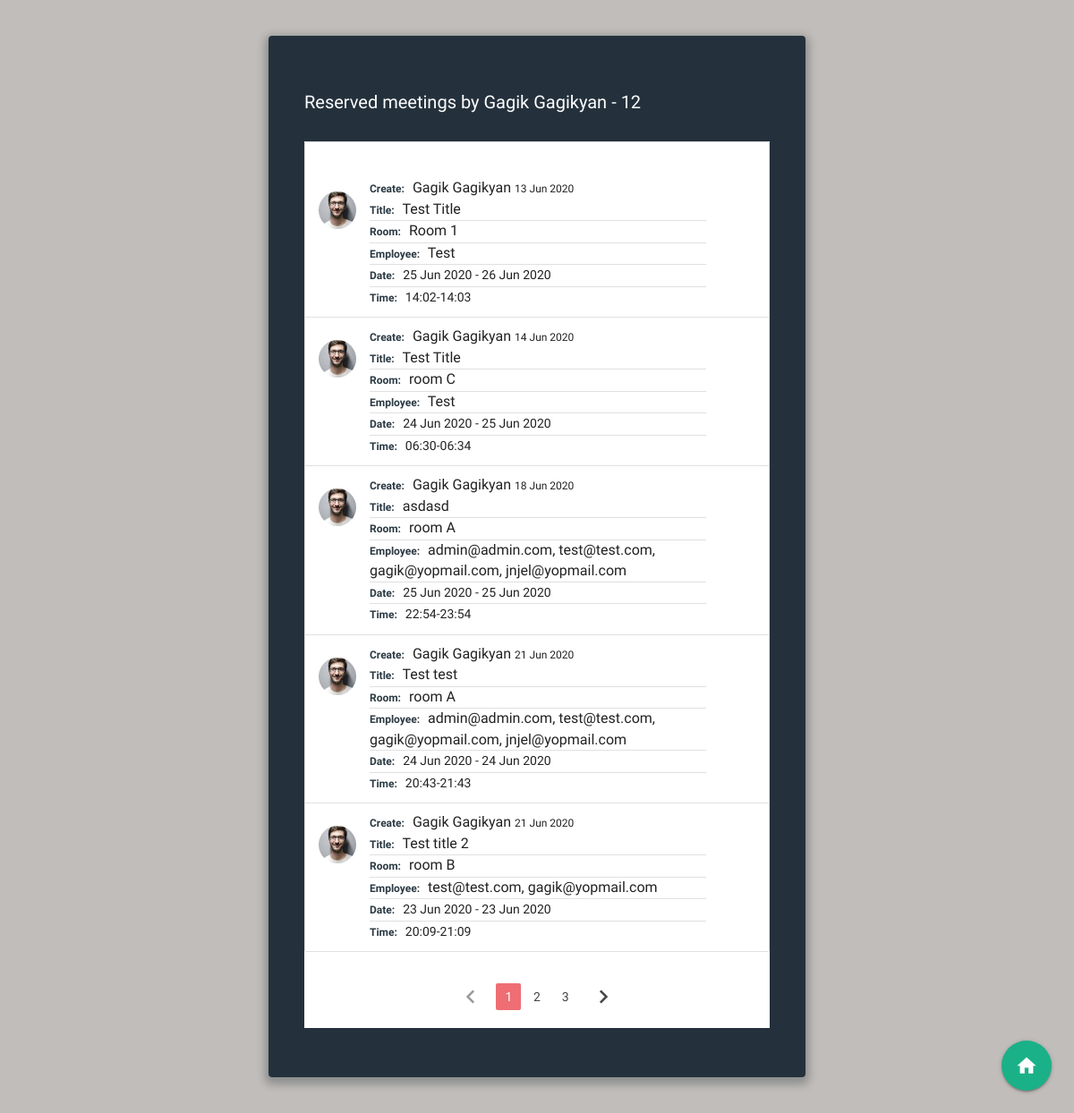
The page /user/3 on the database as committed earlier.
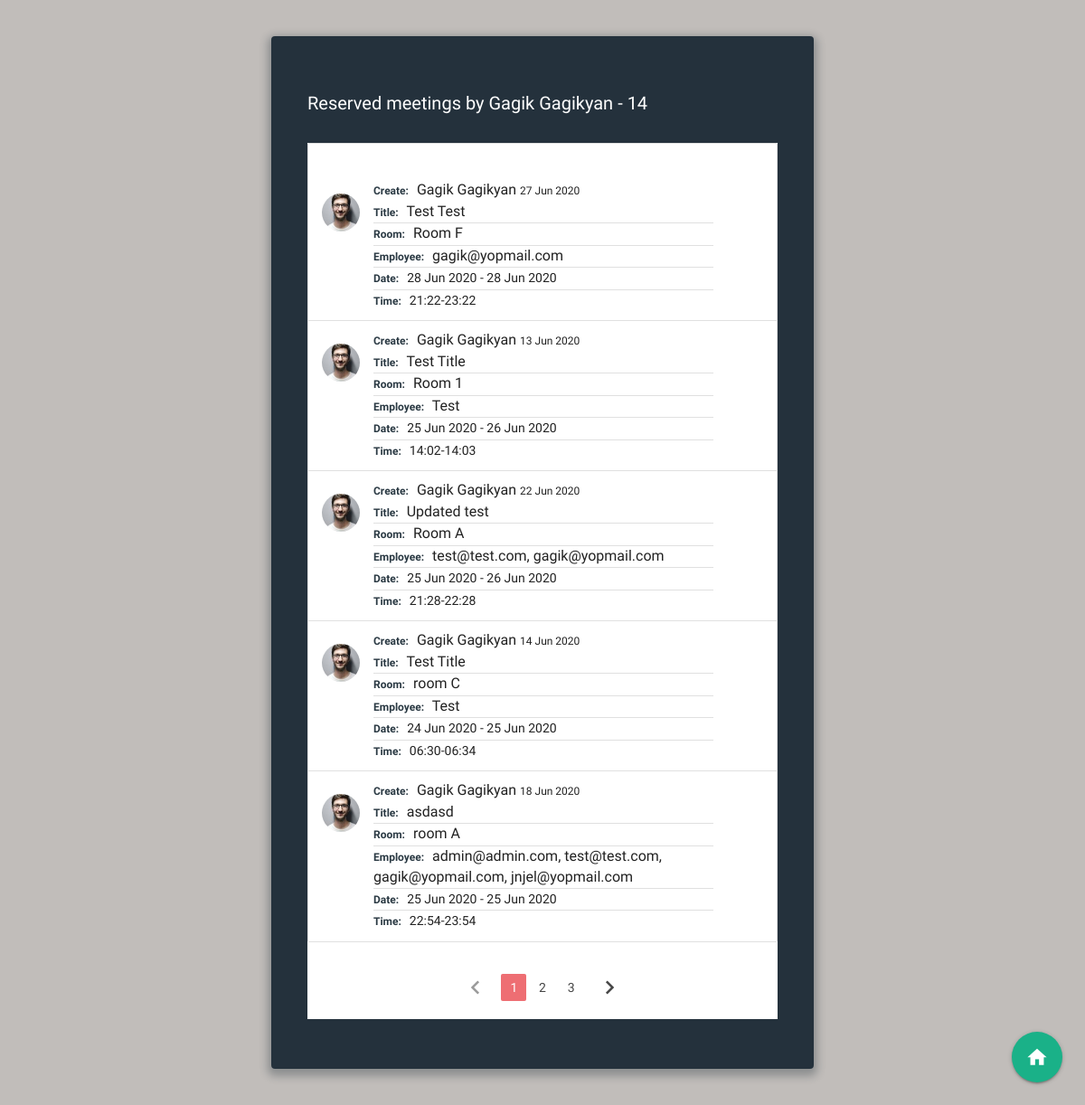
The same page on the database as committed later.
### meeting_app/models.py (models this page shows, shortened)
class Meeting(db.Model):
  id = db.Column(db.Integer, primary_key=True)
  meeting_title = db.Column(db.String(100), nullable=False)
  room = db.Column(db.String(100), nullable=False)
  employee = db.Column(db.Text, nullable=False)
  start_date = db.Column(db.Date, nullable=False)
  end_date = db.Column(db.Date)
  start_time = db.Column(db.Time, nullable=False)
  end_time = db.Column(db.Time, nullable=False)
  created_date = db.Column(db.DateTime, nullable=False, default=datetime.utcnow)
  user_id = db.Column(db.Integer, db.ForeignKey('user.id'), nullable=False)

class User(db.Model, UserMixin):
  id = db.Column(db.Integer, primary_key=True)
  fname = db.Column(db.String(60), nullable=False)
  lname = db.Column(db.String(60), nullable=False)
  email = db.Column(db.String(120), unique=True, nullable=False)
  image_file = db.Column(db.String(20), nullable=False, default='avatar.png')
  usertype = db.Column(db.String(20), nullable=False, default="user")
  password = db.Column(db.String(60), nullable=False)
  created_meetings = db.relationship('Meeting', backref='author', lazy=True)

### meeting_app/users/routes.py (the view)
@users.route('/user/<int:id>')
def user_reserves(id):
  page = request.args.get('page', type=int)
  user=User.query.filter_by(id=id).first_or_404()
  current_date = datetime(datetime.today().year, datetime.today().month, datetime.today().day)
  date_now = current_date - timedelta(days = 1)
  meetings = Meeting.query.filter_by(author=user).order_by(Meeting.end_date.desc())\
                    .paginate(page=page,per_page=5)
  return render_template('user_reserves.html', meetings=meetings, user=user, current_date=current_date)

### meeting_app/templates/user_reserves.html (shortened to what this page needs)
{%extends "layout.html"%}
{% block content %}
<div class="wrap">
<section class="user-reserves-section">
    <h4>Reserved meetings by  {{user.fname}} {{user.lname}} - {{meetings.total}}</h4>
<div id="shedule">
 <ul class="collection">
  {% if meetings.items != [] %}
    {% for meeting in meetings.items %}
    <li class="collection-item avatar">
      <div class="img-wrapper circle">
        <div class="img " style="background-image: url({{url_for('static', filename='img/'+meeting.author.image_file, )}})"></div>
      </div>
      <span class="title5 collection-title">Create:</span>
      <a href="{{url_for('users.user_reserves', id=meeting.author.id)}}"></a>{{meeting.author.fname}} {{meeting.author.lname}} </a>
      <span class="small-text">{{meeting.created_date.strftime('%d %b %Y')}}  </span>
      <p>
        <span class="collection-title">Title:</span>    {{meeting.meeting_title}}
        <p class="divider"></p>
        <span class="collection-title">Room:</span>    {{meeting.room}}
        <p class="divider"></p>
        <span class="collection-title">Employee:</span> {{meeting.employee}}
        <p class="divider"></p>
        {% if meeting.end_date %}
          <span class="collection-title">Date:</span> <span class="date">{{ meeting.start_date.strftime('%d %b %Y')}} -
          {{meeting.end_date.strftime('%d %b %Y')}} </span>
        {% else %}
        <span class="date"> {{ meeting.start_date.strftime('%d %b %Y')}}</span>
        {% endif %}
        <p class="divider"></p>
        <span class="collection-title">Time:</span> <span class="date">{{meeting.start_time.strftime('%H:%M')}}-{{meeting.end_time.strftime('%H:%M')}}</span>
      </p>
    </li>
    {%endfor%}
  </ul>
  <ul class="pagination">
    {% if meetings.has_prev %}
    <li class="arrow"><a  href="{{ url_for('users.user_reserves', id=user.id, page=meetings.prev_num)}}"><i class="material-icons">chevron_left</i></a></li>
    {% else %}
    <li class="disabled"><a href="#!"><i class="material-icons">chevron_left</i></a></li>
    {% endif %}
    {% for page_num in meetings.iter_pages(left_edge=1, right_edge=1, left_current=1,right_current=2) %}
      {% if page_num %}
        {% if meetings.page ==page_num %}
          <li class="active"> <a href="{{ url_for('users.user_reserves', id=user.id, page=page_num)}}">{{page_num}}</a></li>
        {% else %}
          <li class="waves-effect pag-element"> <a href="{{ url_for('users.user_reserves', id=user.id, page=page_num)}}">{{page_num}}</a></li>
        {% endif %}
      {% else %}
        <span>...</span>
      {% endif %}
    {% endfor %}
    {% if meetings.has_next %}
      <li class="arrow"><a href="{{ url_for('users.user_reserves', id=user.id, page=meetings.next_num)}}"><i class="material-icons">chevron_right</i></a></li>
    {% else %}
    <li class="disabled"><a href="#!"><i class="material-icons">chevron_right</i></a></li>
    {% endif %}
    {% else %}
    <p class="no-shedules">There are no scheduled meetings, please add a meeting...</p>
    {% endif %}
  </ul>
</div>
<div class="fixed-button-wrapper">
  <a class="btn-floating btn-large" href="{{url_for('main.index')}}"><i class="material-icons">home</i></a>
</div>
</section>
</div>
{% endblock %}

Rows that differ between the two databases and show on the page:
no longer on this page (row unchanged): Meeting: image_file (picture), author.fname "Gagik", author.lname "Gagikyan", created_date "21 Jun 2020", meeting_title "Test test", room "room A", employee "admin@admin.com, test@test.com, gagik@yopmail.com, jnjel@yopmail.com", start_date "24 Jun 2020", end_date "24 Jun 2020", start_time "20:43", end_time "21:43"
no longer on this page (row unchanged): Meeting: image_file (picture), author.fname "Gagik", author.lname "Gagikyan", created_date "21 Jun 2020", meeting_title "Test title 2", room "room B", employee "test@test.com, gagik@yopmail.com", start_date "23 Jun 2020", end_date "23 Jun 2020", start_time "20:09", end_time "21:09"
added Meeting: image_file (picture), author.fname "Gagik", author.lname "Gagikyan", created_date "27 Jun 2020", meeting_title "Test Test", room "Room F", employee "gagik@yopmail.com", start_date "28 Jun 2020", end_date "28 Jun 2020", start_time "21:22", end_time "23:22"
added Meeting: image_file (picture), author.fname "Gagik", author.lname "Gagikyan", created_date "22 Jun 2020", meeting_title "Updated test", room "Room A", employee "test@test.com, gagik@yopmail.com", start_date "25 Jun 2020", end_date "26 Jun 2020", start_time "21:28", end_time "22:28"
Other text that changed with them:
{{ meetings.total }}: "12" → "14"
